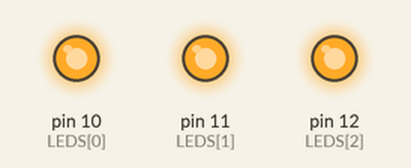
A sketch run on a simulated Arduino Uno, built with avr-gcc and run on an emulated ATmega328P. On the bench: output pins drawn as LEDs (lit = HIGH).

Above: at 0.2 s.
At 1.7 s:
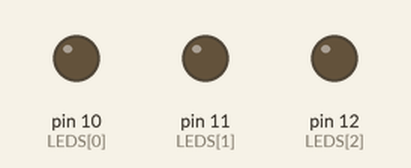
Timing chart, 0 to 3.0 s (numbered marks = the images above):
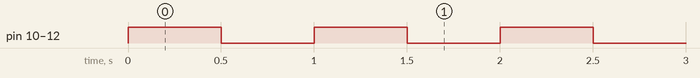

Measured:
- by itself, pin 10 (LEDS[0]), pin 11 (LEDS[1]), pin 12 (LEDS[2]): alternates HIGH for 0.50 s and LOW for 0.50 s

The sketch:

01_LED_05.ino
```cpp
/*
for 문을 사용해 배열을 순회하도록 할 것

배열 선언 방법: 자료형 변수 []={요소}

C기반 언어에서 배열 초기화 하는 문법
C++ 에서도 동일하게 사용

int LEDS[]={10,11,12};

배열 접근
LEDS[0] = 10
*/

int LEDS[]={10,11,12};
int count = 3; //배열 요소의 수가 달라져도 해당 변수값만 수정하면 됨.

void setup() {
  for (int i = 0; i < 3; i++) {
    pinMode(LEDS[i], OUTPUT);
  }

}

void loop() {
  for (int i = 0; i < 3; i++) {
    digitalWrite(LEDS[i], HIGH);
  }
    delay(500); //안에 써도 작동된다. 단순히 동작 방식이 달라짐.

    for (int i = 0; i < 3; i++) {
    digitalWrite(LEDS[i], LOW);
  }
  delay(500);
}
```
